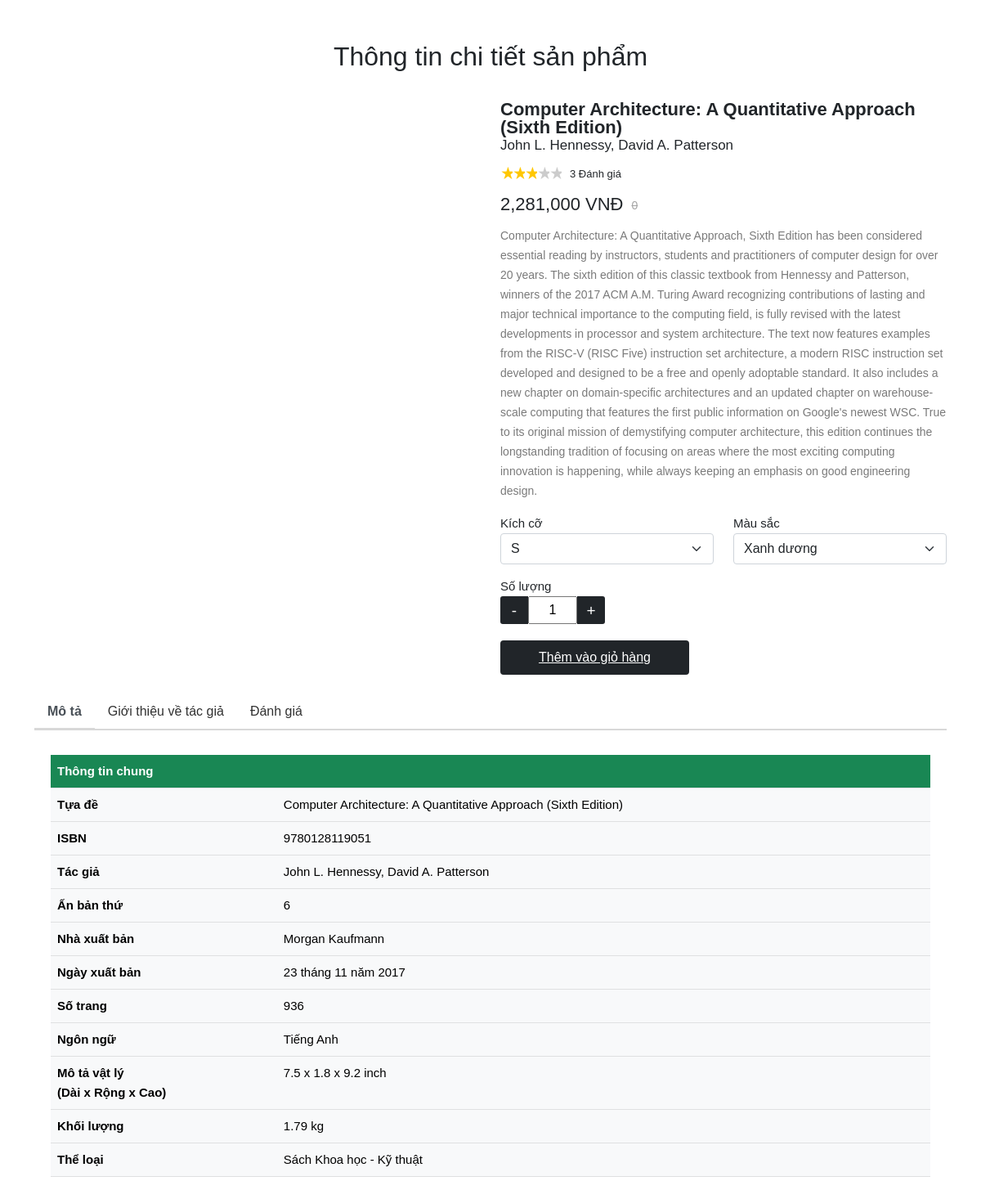
The page /book/get/9780128119051/ on the database its author committed.
### book/models.py (models this page shows, shortened)
class Book(models.Model):
    isbn = ISBNField(primary_key=True)
    title = models.CharField(blank=False, max_length=256)
    description = models.TextField(blank=True)
    publicationDate = models.CharField(blank=False, max_length=50)
    numOfPages = models.IntegerField(blank=True)
    language = models.CharField(blank=True, max_length=25)
    dimensions = models.CharField(blank=True, max_length=50)
    weight = models.DecimalField(blank=True,max_digits=10, decimal_places=2)
    edition = models.CharField(blank=True, max_length=10)
    price = models.IntegerField()
    authors = models.ManyToManyField(Author)
    category = models.ForeignKey(Category, on_delete=models.CASCADE)
    publisher = models.ForeignKey(Publisher, on_delete=models.CASCADE)

class Author(models.Model):
    name = models.CharField(blank=False, max_length=256)
    bio = models.TextField(blank=True)

class Publisher(models.Model):
    name = models.CharField(blank=False, max_length=50)
    address = models.CharField(blank=True, max_length=256)

class Category(models.Model):
    type = models.CharField(blank=False, max_length=50)

### book/views.py (the view)
# urls.py: path('get/<str:isbn>/', GetBook.as_view(), name='get_book'),
class GetBook(View):
    def get(self, request, isbn):
        book = Book.objects.get(pk=isbn)
        images = book.bookimage_set.all()
        authors = book.authors.all()
        return render(request, 'book/productInfo.html', {"book": book, "images": images, "authors": authors})

### templates/book/productInfo.html (shortened to what this page needs)
{% extends 'book/base.html' %}
{% load humanize %}
{% load l10n %}
{% block cssblock %}
    <link rel="stylesheet" type="text/css"
          href="https://cdnjs.cloudflare.com/ajax/libs/font-awesome/5.12.1/css/all.min.css">
    <link rel="stylesheet" type="text/css"
          href="https://cdnjs.cloudflare.com/ajax/libs/OwlCarousel2/2.3.4/assets/owl.carousel.min.css">
    <link rel="stylesheet" type="text/css"
          href="https://cdnjs.cloudflare.com/ajax/libs/OwlCarousel2/2.3.4/assets/owl.theme.default.min.css">
{% endblock %}
{% block content %}
    <div class="pd-wrap">
        <div class="container">
            <div class="heading-section">
                <h2>Thông tin chi tiết sản phẩm</h2>
            </div>
            <div class="row">
                <div class="col-md-6">
                </div>
                <div class="col-md-6">
                    <div class="product-dtl">
                        <div class="product-info">
                            <div class="product-name">{{ book.title }}</div>
                            <div class="name">
                                {% for au in authors %}
                                    {% if authors.last == au %}
                                        {{ au.name }}
                                    {% else %}
                                        {{ au.name }},
                                    {% endif %}
                                {% endfor %}
                            </div>
                            <div class="reviews-counter">
                                <div class="rate">
                                    <label for="star5" title="text">5 stars</label>
                                    <label for="star4" title="text">4 stars</label>
                                    <label for="star3" title="text">3 stars</label>
                                    <label for="star2" title="text">2 stars</label>
                                    <label for="star1" title="text">1 star</label>
                                </div>
                                <span>3 Đánh giá</span>
                            </div>
                            <div class="product-price-discount"><span>{{ book.price|intcomma|localize }} VNĐ</span><span
                                    class="line-through">0</span>
                            </div>
                        </div>
                        <p>{{ book.description }}</p>
                        <div class="row">
                            <div class="col-md-6">
                                <label for="size">Kích cỡ</label>
                                <select id="size" name="size" class="form-select">
                                    <option>S</option>
                                </select>
                            </div>
                            <div class="col-md-6">
                                <label for="color">Màu sắc</label>
                                <select id="color" name="color" class="form-select">
                                    <option>Xanh dương</option>
                                </select>
                            </div>
                        </div>
                        <div class="product-count">
                            <label for="size">Số lượng</label>
                            <form action="#" class="display-flex">
                                <div class="qtyminus">-</div>
                                <input type="text" name="quantity" value="1" class="qty">
                                <div class="qtyplus">+</div>
                            </form>
                            <a href="#" class="round-black-btn">Thêm vào giỏ hàng</a>
                        </div>
                    </div>
                </div>
            </div>
            <div class="product-info-tabs">
                <ul class="nav nav-tabs" id="myTab" role="tablist">
                    <li class="nav-item">
                        <a class="nav-link active" id="description-tab" data-toggle="tab" href="#description" role="tab"
                           aria-controls="description" aria-selected="true">Mô tả</a>
                    </li>
                    <li class="nav-item">
                        <a class="nav-link" id="auth-description-tab" data-toggle="tab" href="#auth-description"
                           role="tab"
                           aria-controls="auth-description" aria-selected="false">Giới thiệu về tác giả</a>
                    </li>
                    <li class="nav-item">
                        <a class="nav-link" id="review-tab" data-toggle="tab" href="#review" role="tab"
                           aria-controls="review" aria-selected="false">Đánh giá</a>
                    </li>
                </ul>
                <div class="tab-content" id="myTabContent">
                    <div class="tab-pane fade show active" id="description" role="tabpanel"
                         aria-labelledby="description-tab">
                        <table class="table table-light">
                            <tbody>
                            <tr>
                                <th scope="col" colspan="2" class="bg-success text-white">Thông tin chung</th>
                            </tr>
                            <tr>
                                <th>Tựa đề</th>
                                <td>{{ book.title }}</td>
                            </tr>
                            <tr>
                                <th>ISBN</th>
                                <td>{{ book.isbn }}</td>
                            </tr>
                            <tr>
                                <th>Tác giả</th>
                                <td>
                                    {% for au in authors %}
                                        {% if authors.last == au %}
                                            {{ au.name }}
                                        {% else %}
                                            {{ au.name }},
                                        {% endif %}
                                    {% endfor %}
                                </td>
                            </tr>
                            <tr>
                                <th>Ấn bản thứ</th>
                                <td>{{ book.edition }}</td>
                            </tr>
                            <tr>
                                <th>Nhà xuất bản</th>
                                <td>{{ book.publisher.name }}</td>
                            </tr>
                            <tr>
                                <th>Ngày xuất bản</th>
                                <td>{{ book.publicationDate }}</td>
                            </tr>
                            <tr>
                                <th>Số trang</th>
                                <td>{{ book.numOfPages }}</td>
                            </tr>
                            <tr>
                                <th>Ngôn ngữ</th>
                                <td>{{ book.language }}</td>
                            </tr>
                            <tr>
                                <th>Mô tả vật lý<br>(Dài x Rộng x Cao)</th>
                                <td>{{ book.dimensions }}</td>
                            </tr>
                            <tr>
                                <th>Khối lượng</th>
                                <td>{{ book.weight }} kg</td>
                            </tr>
                            <tr>
                                <th>Thể loại</th>
                                <td>{{ book.category.type }}</td>
                            </tr>
                            </tbody>
                        </table>
                    </div>
                </div>
            </div>
        </div>
    </div>
{% endblock %}

### templates/book/base.html (shortened to what this page needs)
{% load static %}
<!DOCTYPE html>
<html lang="en">
<head>
    <link rel="stylesheet" href="{% static 'product/styles/product_styles.css' %}">
    <link rel="stylesheet" href="{% static 'product/styles/Bootstrap 5/bootstrap.min.css' %}" id="bootstrap-css">
    {% block cssblock %}
    {% endblock %}
</head>
<body>
{% block content %}
{% endblock %}
</body>
</html>

### static/product/styles/product_styles.css (style rules this page uses)
.pd-wrap { padding: 40px 0; font-family: 'Poppins', sans-serif; }
.heading-section { text-align: center; margin-bottom: 20px; }
.heading-section h2 { font-size: 32px; font-weight: 500; padding-top: 10px; padding-bottom: 15px; font-family: 'Poppins', sans-serif; }
.name { margin-bottom: 0px; line-height: 14px; font-size: 17px; font-weight: 500; }
.product-name { font-size: 22px; font-weight: 600; line-height: 22px; margin-bottom: 4px; }
.product-price-discount { font-size: 22px; font-weight: 400; padding: 10px 0; clear: both; }
.product-price-discount span.line-through { text-decoration: line-through; margin-left: 10px; font-size: 14px; vertical-align: middle; color: #a5a5a5; }
.display-flex { display: flex; }
.product-info { width: 100%; }
.reviews-counter { font-size: 13px; }
.reviews-counter span { vertical-align: -2px; }
.rate { float: left; padding: 0 10px 0 0; }
.rate:not(:checked) > label { float: right; width: 15px; overflow: hidden; white-space: nowrap; cursor: pointer; font-size: 21px; color: #ccc; margin-bottom: 0; line-height: 21px; }
.rate:not(:checked) > label:before { content: '\2605'; }
.rate > input:checked ~ label { color: #ffc700; }
.product-dtl p { font-size: 14px; line-height: 24px; color: #7a7a7a; }
.product-dtl label { line-height: 16px; font-size: 15px; }
.product-count { margin-top: 15px; }
.product-count .qtyminus, .product-count .qtyplus { width: 34px; height: 34px; background: #212529; text-align: center; font-size: 19px; line-height: 36px; color: #fff; cursor: pointer; }
.product-count .qtyminus { border-radius: 3px 0 0 3px; }
.product-count .qtyplus { border-radius: 0 3px 3px 0; }
.product-count .qty { width: 60px; text-align: center; }
.round-black-btn { border-radius: 4px; background: #212529; color: #fff; padding: 7px 45px; display: inline-block; margin-top: 20px; border: solid 2px #212529; transition: all 0.5s ease-in-out 0s; }
.product-info-tabs { margin-top: 25px; }
.product-info-tabs .nav-tabs { border-bottom: 2px solid #d8d8d8; }
.product-info-tabs .nav-tabs .nav-item { margin-bottom: 0; }
.product-info-tabs .nav-tabs .nav-link { border: none; border-bottom: 2px solid transparent; color: #323232; }
.product-info-tabs .nav-tabs .nav-item.show .nav-link, .product-info-tabs .nav-tabs .nav-link.active, .product-info-tabs .nav-tabs .nav-link.active:hover { border: none; border-bottom: 2px solid #d8d8d8; font-weight: bold; }
.product-info-tabs .tab-content .tab-pane { padding: 30px 20px; font-size: 15px; line-height: 24px; color: #7a7a7a; }

### rows shown on the page
Book: title "Computer Architecture: A Quantitative Approach (Sixth Edition)", price "2,281,000", description "Computer Architecture: A Quantitative Approach, Sixth Edition has been considered essential reading by instructors, students and practitioners of computer design for over 20 years. The sixth edition of this classic textbook from Hennessy and Patterson, winners of the 2017 ACM A.M. Turing Award recognizing contributions of lasting and major technical importance to the computing field, is fully revised with the latest developments in processor and system architecture. The text now features examples from the RISC-V (RISC Five) instruction set architecture, a modern RISC instruction set developed and designed to be a free and openly adoptable standard. It also includes a new chapter on…", isbn "9780128119051", edition "6", publisher.name "Morgan Kaufmann", publicationDate "23 tháng 11 năm 2017", numOfPages "936", language "Tiếng Anh", dimensions "7.5 x 1.8 x 9.2 inch", weight "1.79", category.type "Sách Khoa học - Kỹ thuật"
Author: name "John L. Hennessy"
Author: name "David A. Patterson"
